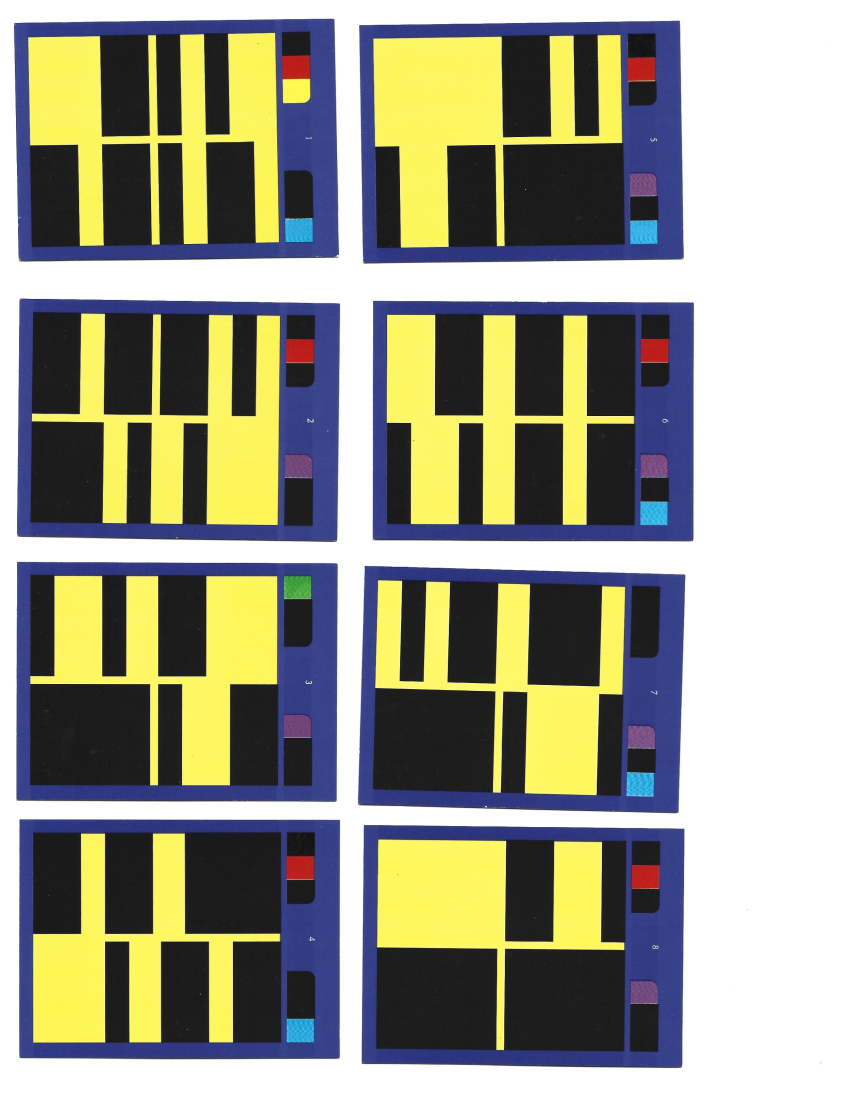
#> input picture images/cards/cards_000_back.jpg, 2544 x 3296 px (shown at 1/3 size); its folder holds only this picture in this run
$ python read_card_scans.py
#> lines starting #> are read from the running program, lines starting #| are printed output that depends on the picture; after the words box and inside, x2 and y2 are one past the last pixel; in counts of white or black regions, pixels touching at a corner belong together
### card-generation/read_card.py

from math import sqrt
from import_from_excel import generate_i18n_files
from pytesseract import pytesseract
import uuid
import cv2

path_to_tesseract = r"C:\Program Files\Tesseract-OCR\tesseract.exe"
pytesseract.pytesseract_cmd = path_to_tesseract

# color id, coordinates, color rgb
COLOR_ARRAY = [
    ('green', (60, 120), (53, 150, 53)),
    ('red', (150, 120), (191, 32, 29)),
    ('yellow', (210, 120), (255, 248, 79)),
    ('purple', (510, 120), (114, 78, 124)),
    ('grey', (570, 120), (204, 230, 195)),
    ('blue', (640, 120), (47, 164, 218))
]

ATTRIBUTE_COLOR = (254, 247, 96)


# [19 lines left out: function read_front_image, not called in this run]


def read_back_image(image, result_cards):
    card = get_default_card()

    # crop image to text area
    width = image.shape[1]
    margin = 75
    id_area_image = image[int(0.7*margin):int(1.7*margin), int(
                          4.1*margin):int(width-4.2*margin)].copy()

    # read id
    card['id'] = read_id_number(id_area_image, False)

    # read color markers
    for id, coords, color in COLOR_ARRAY:
        card[id] = is_color_present(image, coords, color)

    # read attribute pattern
    band_height = 73
    mid_offset = 30
    for i in range(20):
        row = i % 10
        if i < 10:
            x1 = 200
        else:
            x1 = 550
        if i % 10 < 5:
            y1 = 200 + row * band_height
        else:
            y1 = 200 + row * band_height + mid_offset
        card['attr_'+str(i)] = is_color_present(image,
                                                (x1, y1), ATTRIBUTE_COLOR)

    result_cards.append(card)


# [7 lines left out: function is_color_present, not called in this run]


def read_id_number(image, is_front) -> str:
    gray_image = cv2.cvtColor(image, cv2.COLOR_BGR2GRAY)
    _, thres_image = cv2.threshold(gray_image, 100, 255, cv2.THRESH_BINARY)

    id_text = pytesseract.image_to_string(
        thres_image, lang='eng', config='--psm 13 --oem 3 -c tessedit_char_whitelist=0123456789')

    id = ''
    if id_text != '':
        id = ''.join(id_text).strip()
    else:
        id = str(uuid.uuid4())
        cv2.imwrite(
            './detection_errors/{0}_{1}.jpg'.format(id, 'front 'if is_front else 'back'), image)

    return id


def get_default_card():
    return {
        "id": '',
        "red": False,
        "yellow": False,
        "green": False,
        "blue": False,
        "grey": False,
        "purple": False,
        "attr_0": False,
        "attr_1": False,
        "attr_2": False,
        "attr_3": False,
        "attr_4": False,
        "attr_5": False,
        "attr_6": False,
        "attr_7": False,
        "attr_8": False,
        "attr_9": False,
        "attr_10": False,
        "attr_11": False,
        "attr_12": False,
        "attr_13": False,
        "attr_14": False,
        "attr_15": False,
        "attr_16": False,
        "attr_17": False,
        "attr_18": False,
        "attr_19": False
    }

### card-generation/read_card_scans.py
import glob
import json
import os
import cv2
from read_card import read_back_image, read_front_image
from os import path


def detect_crop_images(file_path):
#> called with file_path = '../images/cards/cards_000_back.jpg'
    image = cv2.imread(file_path)
#> image is the input picture: shape (3296, 2544, 3); mean B, G, R 139.2, 154.9, 155
    card_images = []

    # turn to binary image
    gray_image = cv2.cvtColor(image, cv2.COLOR_BGR2GRAY)
    _, thres_image = cv2.threshold(gray_image, 250, 255, cv2.THRESH_BINARY)
#> thres_image: shape (3296, 2544); 33.9% white; 39 white regions (38 under 20 px), largest, box (x1, y1, x2, y2) and area: (0, 0, 2544, 3296) 2839999

    # remove noice fragments by erosion and dilation
    se1 = cv2.getStructuringElement(cv2.MORPH_RECT, (10, 10))
    se2 = cv2.getStructuringElement(cv2.MORPH_RECT, (20, 20))
    thres_image = cv2.morphologyEx(thres_image, cv2.MORPH_CLOSE, se1)
#> thres_image: shape (3296, 2544); 33.9% white; 17 white regions (13 under 20 px), largest, box (x1, y1, x2, y2) and area: (0, 0, 2544, 3296) 2842775, (1517, 2597, 1518, 2626) 29, (1513, 2993, 1514, 3017) 24, (1512, 3105, 1513, 3128) 23
    thres_image = cv2.morphologyEx(thres_image, cv2.MORPH_OPEN, se2)
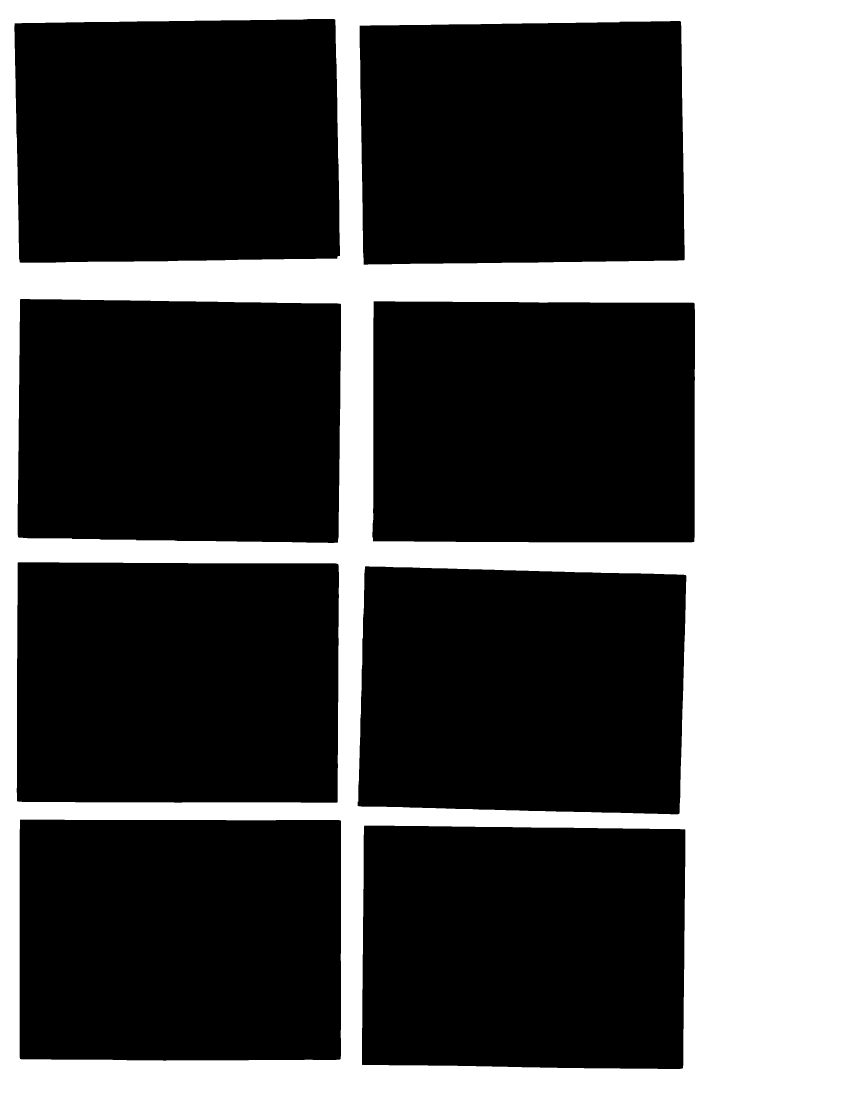
#> thres_image: shape (3296, 2544) (shown at 1/3 size); 33.9% white; 1 white region

    # find contours
    contours, _ = cv2.findContours(
        thres_image, cv2.RETR_LIST, cv2.CHAIN_APPROX_SIMPLE)
#> contours = 9 contours; largest, box (x1, y1, x2, y2) and area: (0, 0, 2544, 3296) 8379185, (1072, 1698, 2060, 2444) 695901, (58, 2458, 1024, 3183) 695606, (1116, 903, 2086, 1628) 695578, (1085, 2476, 2057, 3208) 695092

    for contour in contours:

        # get rotated bounding box
        rect = cv2.minAreaRect(contour)
        center = rect[0]
        size = rect[1]
        angle = rect[2]

        # skip contours that are too large or small
        if size[0] > 1500 or size[0] < 500:
            continue

        center, size = tuple(map(int, center)), tuple(map(int, size))
        height, width = image.shape[0], image.shape[1]

        # rotate image around center of bounding box, correct if detected as horizontal
        if size[0] > 850:
            size = (size[1], size[0])
            angle = angle + 90
        M = cv2.getRotationMatrix2D(center, angle, 1)
        img_rot = cv2.warpAffine(image, M, (width, height))

        img_crop = cv2.getRectSubPix(img_rot, size, center)

        card_images.append(img_crop)
#> this loop made 9 passes
#> (rect, center, size, angle, M) on passes 1 to 3: (((1570.1, 2841.5), (723.1, 967.1), -89.41), (1570, 2841), (723, 967), -89.41, [[0.0104, -1, 4394.6], [1, 0.0104, 1241.6]]), (((540.5, 2820), (724, 965), -90), (540, 2819), (723, 964), -90, [[6.12e-17, -1, 3359], [1, 6.12e-17, 2279]]), (((1565.7, 2071.1), (722.8, 969.6), -88.5), (1565, 2071), (722, 969), -88.5, [[0.0262, -1, 3594.2], [1, 0.0262, 452.2]])
#> pass 1, in detect_crop_images, `img_crop = cv2.getRectSubPix(img_rot, size, center)`:
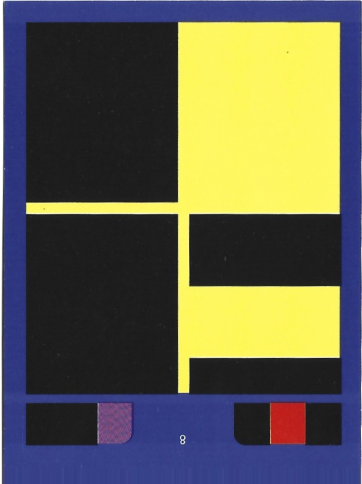
#> img_crop: shape (967, 723, 3) (shown at 1/2 size); mean B, G, R 77.4, 97, 98
#> pass 2, in detect_crop_images, `img_crop = cv2.getRectSubPix(img_rot, size, center)`:
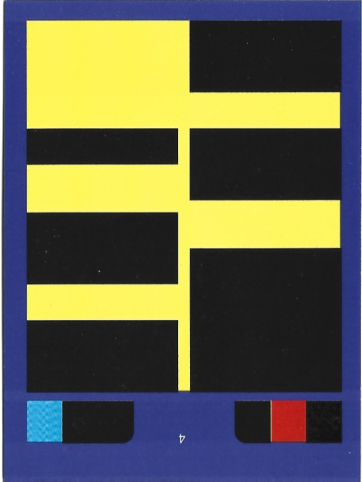
#> img_crop: shape (964, 723, 3) (shown at 1/2 size); mean B, G, R 77.3, 97.5, 97.3
#> after the loop:
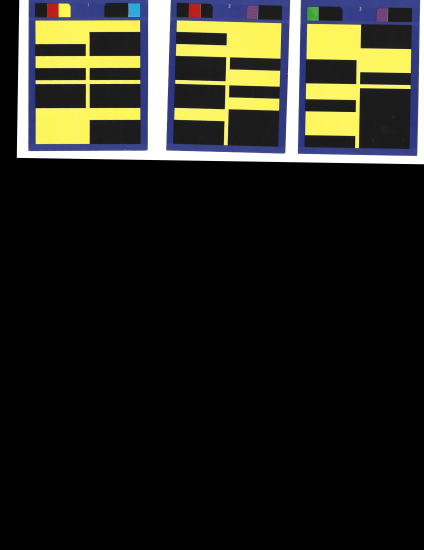
#> img_rot: shape (3296, 2544, 3) (shown at 1/6 size); mean B, G, R 29.7, 37.2, 37.4
#> after the loop, card_images = 8 items
    return card_images


files = list(map(lambda x: os.path.join('../images/cards/', x),
                 os.listdir('../images/cards/')))

result_i18n = []
result_cards = []

if path.isdir('./detection_errors') == False:
    os.mkdir('./detection_errors')

else:
    for filename in os.listdir('./detection_errors/'):
        file_path = os.path.join('./detection_errors/', filename)
        if os.path.isfile(file_path) or os.path.islink(file_path):
            os.unlink(file_path)

for f, path in enumerate(files):
    print('Processing file {0} of {1}'.format(f+1, len(files)))
    card_images = detect_crop_images(path)
#> card_images = 8 items
    is_front = True if path.find('front') != -1 else False

    for i, image in enumerate(card_images):
        if is_front:
            read_front_image(image, result_i18n)
        else:
#> (the run stopped early here; a loop or call above may not have finished)

$ run again, on images/cards/cards_002_back.jpg
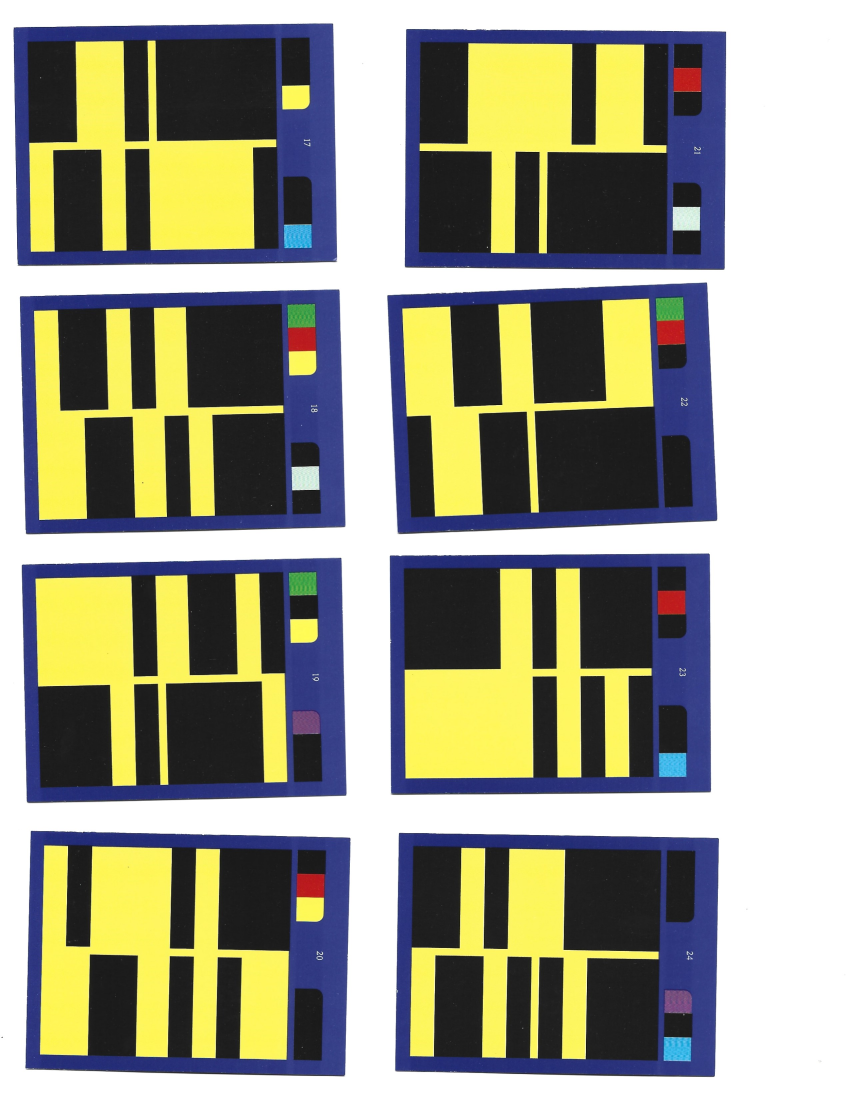
#> input picture images/cards/cards_002_back.jpg, 2544 x 3296 px (shown at 1/3 size)
#> in detect_crop_images, image is the input picture: shape (3296, 2544, 3); mean B, G, R 137.9, 155.1, 155.3
#> in detect_crop_images, `thres_image = cv2.morphologyEx(thres_image, cv2.MORPH_OPEN, se2)`:
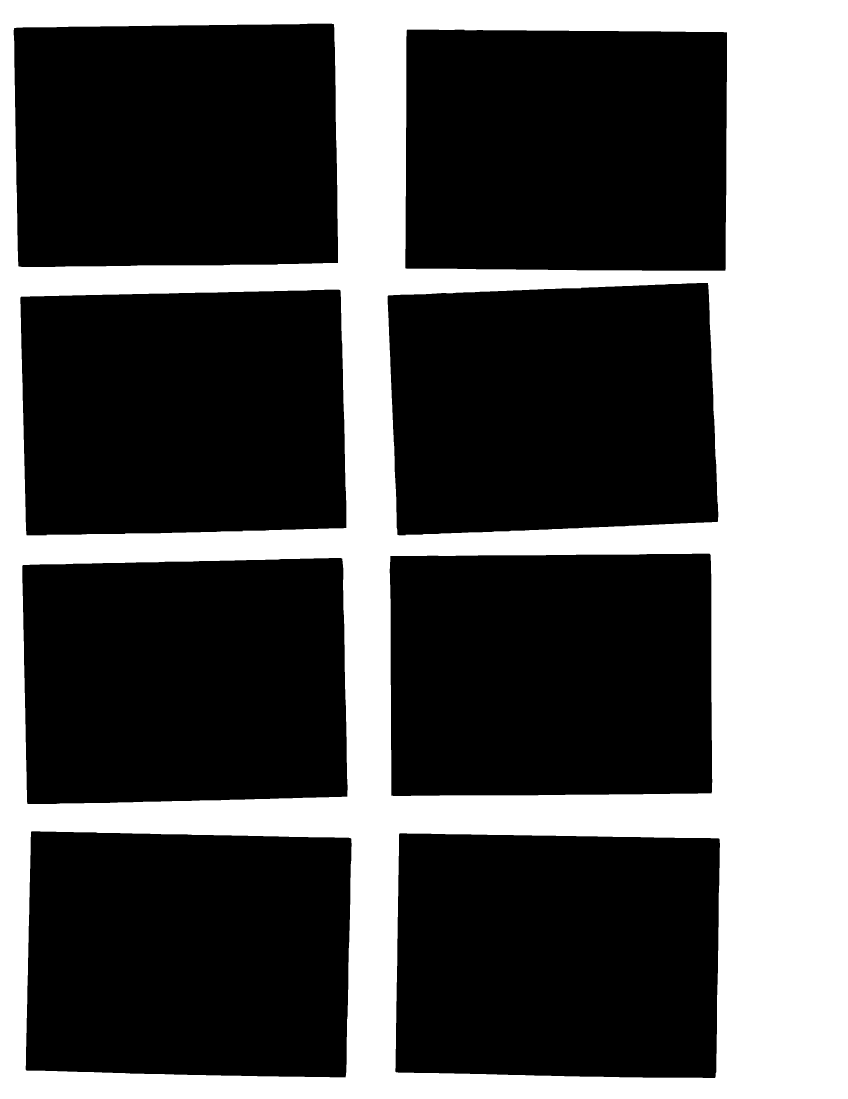
#> thres_image: shape (3296, 2544) (shown at 1/3 size); 34.1% white; 1 white region
#> contours = 9 contours; largest, box (x1, y1, x2, y2) and area: (0, 0, 2544, 3296) 8379185, (1162, 848, 2156, 1607) 694824, (1168, 1660, 2138, 2389) 693926, (1185, 2499, 2161, 3235) 693698, (76, 2493, 1056, 3233) 693473
#> the loop in detect_crop_images, `for contour in contours:` made 9 passes
#> (rect, center, size, angle, M) on passes 1 to 3: (((1672.5, 2867.4), (723.2, 964.6), -89.09), (1672, 2867), (723, 964), -89.09, [[0.0158, -1, 4512.2], [1, 0.0158, 1149.9]]), (((565.5, 2863.3), (723.5, 964.6), -88.75), (565, 2863), (723, 964), -88.75, [[0.0219, -1, 3415], [1, 0.0219, 2235.6]]), (((554.7, 2043.2), (965.5, 721.5), -1.27), (554, 2043), (721, 965), 88.73, [[0.0222, 1, -1500.8], [-1, 0.0222, 2551.6]])
#> after the loop in detect_crop_images, `for contour in contours:`: card_images = 8 items

$ run again, on images/cards/cards_002_front.jpg
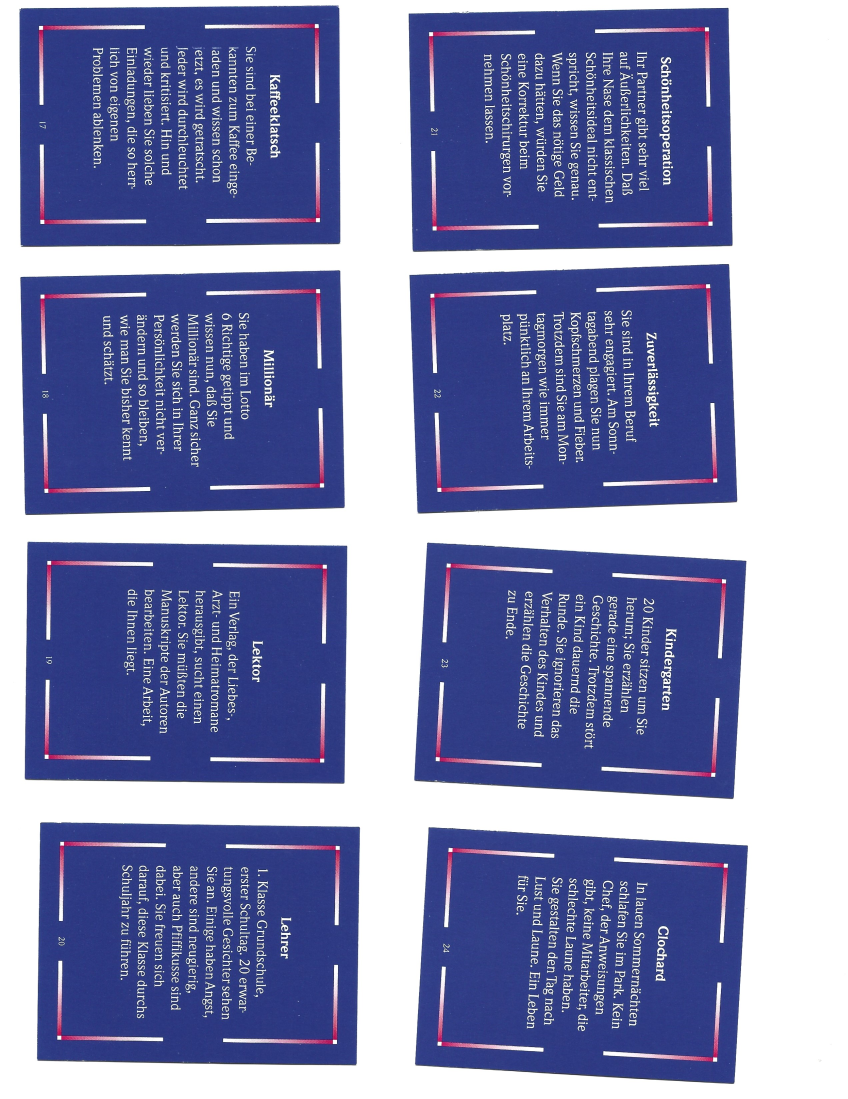
#> input picture images/cards/cards_002_front.jpg, 2544 x 3296 px (shown at 1/3 size)
#> in detect_crop_images, image is the input picture: shape (3296, 2544, 3); mean B, G, R 178, 135.3, 129.4
#> in detect_crop_images, `thres_image = cv2.morphologyEx(thres_image, cv2.MORPH_OPEN, se2)`:
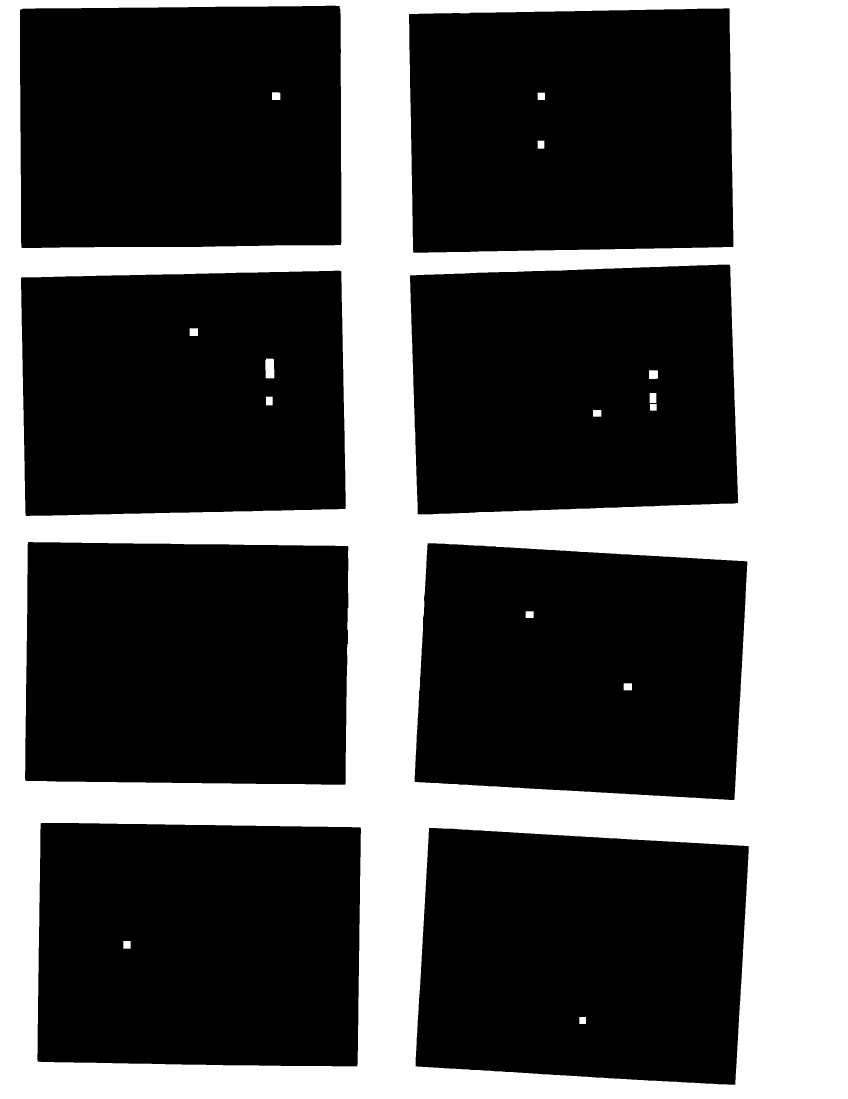
#> thres_image: shape (3296, 2544) (shown at 1/3 size); 34.3% white; 15 white regions
#> contours = 23 contours; largest, box (x1, y1, x2, y2) and area: (0, 0, 2544, 3296) 8379185, (1246, 2483, 2247, 3255) 692279, (111, 2468, 1084, 3200) 692046, (59, 16, 1025, 745) 692024, (1243, 1629, 2243, 2401) 691788
#> the loop in detect_crop_images, `for contour in contours:` made 23 passes
#> (rect, center, size, angle, M) on passes 3, 4, 7: (((1746.1, 2869), (721.7, 964.2), -86.65), (1746, 2869), (721, 964), -86.65, [[0.0584, -0.998, 4508.2], [0.998, 0.0584, 958.6]]), (((596.8, 2834), (721.8, 963.3), -89.19), (596, 2834), (721, 963), -89.19, [[0.0141, -1, 3421.3], [1, 0.0141, 2198.1]]), (((1742, 2013.7), (721.2, 965.8), -86.75), (1741, 2013), (721, 965), -86.75, [[0.0566, -0.998, 3652.2], [0.998, 0.0566, 160.8]])
#> after the loop in detect_crop_images, `for contour in contours:`: card_images = 8 items
